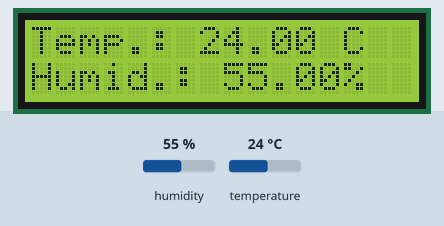
The sketch below on a simulated Arduino Uno, built with avr-gcc and run on an emulated ATmega328P. Parts: 16×2 character LCD. Inputs (shaded band) come from the test bench; at power-on: humidity 55 %, temperature 24 °C.

Above: at 2.6 s.
2.7 s: humidity set to 22 %
At 4.4 s:
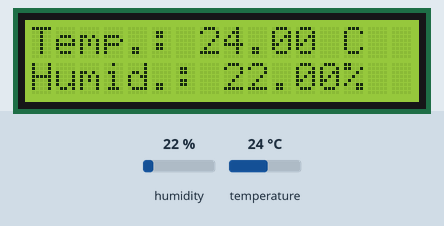
5.7 s: temperature set to 12 °C
At 7.5 s:
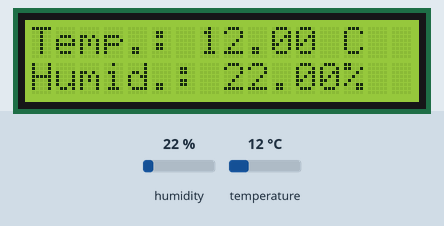
8.7 s: humidity set to 40 %
At 11.2 s:
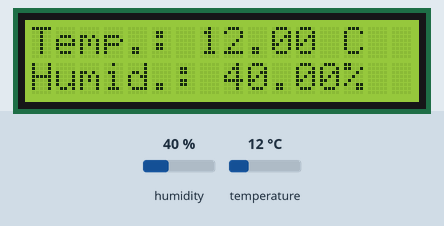
11.7 s: temperature set to 19 °C
At 13.0 s:
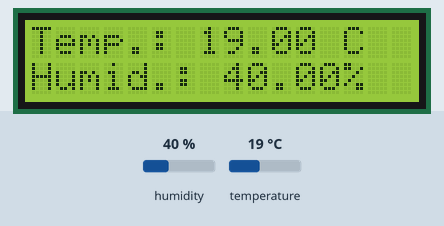
Timing chart, 0 to 14.7 s (numbered marks = the images above; inputs shaded):
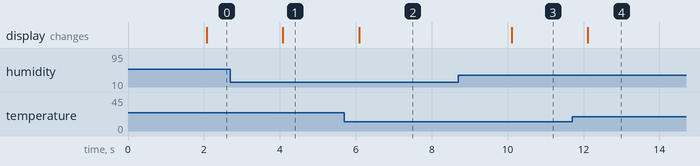

Measured:
- after the input at 2.7 s, the display: changes after 1.4 s (image 1)
- after the input at 5.7 s, the display: changes after 0.39 s (image 2)
- after the input at 8.7 s, the display: changes after 1.4 s (image 3)
- after the input at 11.7 s, the display: changes after 0.42 s (image 4)

The sketch:

LCD_DHT22.ino
```cpp
#include <LiquidCrystal.h>
#include <Adafruit_Sensor.h>
#include <DHT.h>
#include <DHT_U.h>

#define DHTPIN 11
#define DHTTYPE DHT22

DHT_Unified dht(DHTPIN, DHTTYPE);
LiquidCrystal lcd(2,3,4,5,6,7);

void setup() {
  // put your setup code here, to run once:
   Serial.begin(9600);
   dht.begin();
   lcd.begin(16,2);
}

void loop() {
    delay(2000);
  // Get temperature event and print its value.
  sensors_event_t event;
  dht.temperature().getEvent(&event);
  lcd.setCursor(0,0);
  if (isnan(event.temperature)) {
    lcd.print("Error w/ Temp.!");
  }
  else {
    lcd.print("Temp.: ");
    lcd.print(event.temperature);
    lcd.print(" C");
  }
  // Get humidity event and print its value.
  dht.humidity().getEvent(&event);
  lcd.setCursor(0,1);
  if (isnan(event.relative_humidity)) {
    lcd.print("Error w/ Humid.!");
  }
  else {
    lcd.print("Humid.: ");
    lcd.print(event.relative_humidity);
    lcd.print("%");
  }
  // put your main code here, to run repeatedly:
}
```
